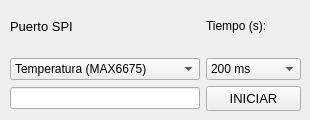
    <widget class="QWidget" name="tab_spi">
     <attribute name="title">
      <string>Sensores SPI</string>
     </attribute>
     <widget class="QWidget" name="gridLayoutWidget_5">
      <property name="geometry">
       <rect>
        <x>10</x>
        <y>0</y>
        <width>291</width>
        <height>111</height>
       </rect>
      </property>
      <layout class="QGridLayout" name="gridLayout_2" columnstretch="6,3" columnminimumwidth="0,0">
       <property name="sizeConstraint">
        <enum>QLayout::SizeConstraint::SetDefaultConstraint</enum>
       </property>
       <item row="1" column="0">
        <widget class="QComboBox" name="SPI_sensor">
         <item>
          <property name="text">
           <string>Temperatura (MAX6675)</string>
          </property>
         </item>
        </widget>
       </item>
       <item row="2" column="0">
        <widget class="QLineEdit" name="SPI_sens_value">
         <property name="text">
          <string/>
         </property>
         <property name="readOnly">
          <bool>true</bool>
         </property>
        </widget>
       </item>
       <item row="0" column="0">
        <widget class="QLabel" name="SPI_port_label">
         <property name="font">
          <font>
           <pointsize>10</pointsize>
          </font>
         </property>
         <property name="text">
          <string>Puerto SPI</string>
         </property>
        </widget>
       </item>
       <item row="0" column="1">
        <widget class="QLabel" name="Time_SPI_label">
         <property name="text">
          <string>Tiempo (s):</string>
         </property>
        </widget>
       </item>
       <item row="2" column="1">
        <widget class="QPushButton" name="spi_start_btn">
         <property name="minimumSize">
          <size>
           <width>94</width>
           <height>25</height>
          </size>
         </property>
         <property name="font">
          <font>
           <pointsize>10</pointsize>
          </font>
         </property>
         <property name="text">
          <string>INICIAR</string>
         </property>
         <property name="icon">
          <iconset theme="QIcon::ThemeIcon::MediaPlaybackStart">
           <normaloff>../../../../.designer/backup</normaloff>../../../../.designer/backup</iconset>
         </property>
        </widget>
       </item>
       <item row="1" column="1">
        <widget class="QComboBox" name="spi_time_select">
         <item>
          <property name="text">
           <string>200 ms</string>
          </property>
         </item>
         <item>
          <property name="text">
           <string>500 ms</string>
          </property>
         </item>
         <item>
          <property name="text">
           <string>1 s</string>
          </property>
         </item>
         <item>
          <property name="text">
           <string>2 s</string>
          </property>
         </item>
        </widget>
       </item>
      </layout>
     </widget>
    </widget>
